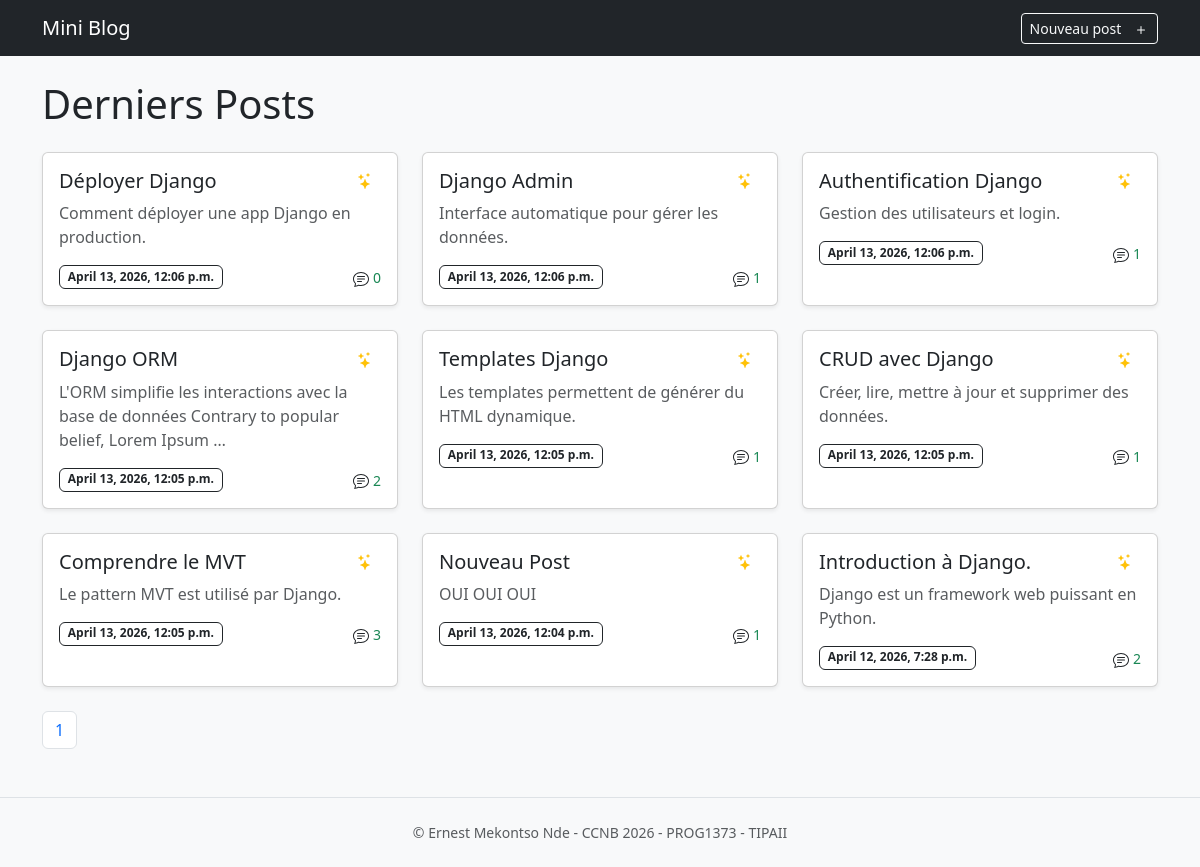
The page / on the database its author committed.
### blog/models.py (models this page shows, shortened)
class Post(models.Model):
    title = models.CharField(max_length=200)
    content = models.TextField()
    created_at = models.DateTimeField(auto_now_add=True)
    updated_at = models.DateTimeField(auto_now=True)

### blog/views.py (the view)
# urls.py: path('', views.index, name='index'),
def index(request):
    posts = Post.objects.all().order_by('-created_at')
    paginator = Paginator(posts, 9)
    page_number = request.GET.get('page')
    page_obj = paginator.get_page(page_number)
    return render(request, 'posts/index.html', {'page_obj': page_obj})

### blog/templates/posts/index.html (shortened to what this page needs)
{% extends 'base.html' %}
{% block content %}
<div class="container">
  <h1 class="mb-4">Derniers Posts</h1>
  <div class="row">
    {% if page_obj %} {% for post in page_obj %}
    <a
      href="{% url 'detail' post.id %}"
      class="col-md-4 mb-4 text-decoration-none"
    >
      <div class="card h-100 shadow-sm">
        <div class="card-body">
          <div class="d-flex justify-content-between">
            <h5 class="card-title">{{ post.title }}</h5>
            <span class="badge text-warning mb-2" title="Cliquez pour lire le post">
            </span >
          </div>
          <p class="card-text text-muted">
            {{ post.content | truncatewords:15 }}
          </p>
          <div class="d-flex justify-content-between">
            <span class="badge border border-dark text-dark"
              >{{ post.created_at }}</span
            >
            <span class="text-dark" title="Nombre de commentaires">
              <span class="small text-success">{{ post.comments.count }}</span>
            </span>
          </div>
        </div>
      </div>
    </a>
    {% endfor %} {% else %}
    <p class="text-center italic">Aucun post trouvé</p>
    {% endif %}
  </div>
  <nav aria-label="Page navigation example">
    <ul class="pagination">
       {% for page in page_obj.paginator.page_range %}
      <li class="page-item">
        <a
          class="page-link"
          href="?page={{ page }}"
          {%
          if
          page=""
          ="page_obj.number"
          %}class="active"
          {%
          endif
          %}
          >{{ page }}</a
        >
      </li>
      {% endfor %}
    </ul>
  </nav>
</div>
{% endblock %}

### blog/templates/base.html (shortened to what this page needs)
<!doctype html>
<html lang="fr">
  <head>
    <link
      href="https://cdn.jsdelivr.net/npm/bootstrap@5.3.8/dist/css/bootstrap.min.css"
      rel="stylesheet"
    />
  </head>
  <body class="bg-light">
    <nav class="navbar navbar-dark bg-dark mb-4">
      <div class="container">
        <a class="navbar-brand" href="{% url 'index' %}">Mini Blog</a>
        <a href="{% url 'create' %}" class="btn btn-outline-light btn-sm"
          >
          Nouveau post
          <span class="ms-2">
            <svg xmlns="http://www.w3.org/2000/svg" width="16" height="16" fill="currentColor" class="bi bi-plus" viewBox="0 0 16 16">
              <path d="M8 4a.5.5 0 0 1 .5.5v3h3a.5.5 0 0 1 0 1h-3v3a.5.5 0 0 1-1 0v-3h-3a.5.5 0 0 1 0-1h3v-3A.5.5 0 0 1 8 4"/>
            </svg>
          </span>
        </a>
      </div>
    </nav>
    {% block content %} {% endblock %}
    <footer class="py-4 mt-5 border-top">
      <div class="container text-center italic">
        <p class="text-muted mb-0 small">
          © Ernest Mekontso Nde - CCNB 2026 - PROG1373 - TIPAII
        </p>
      </div>
    </footer>
  </body>
</html>

### rows shown on the page
Post: title "Déployer Django", content "Comment déployer une app Django en production.", created_at "April 13, 2026, 12:06 p.m.", comments.count "0"
Post: title "Django Admin", content "Interface automatique pour gérer les données.", created_at "April 13, 2026, 12:06 p.m.", comments.count "1"
Post: title "Authentification Django", content "Gestion des utilisateurs et login.", created_at "April 13, 2026, 12:06 p.m.", comments.count "1"
Post: title "Django ORM", content "L'ORM simplifie les interactions avec la base de données Contrary to popular belief, Lorem Ipsum …", created_at "April 13, 2026, 12:05 p.m.", comments.count "2"
Post: title "Templates Django", content "Les templates permettent de générer du HTML dynamique.", created_at "April 13, 2026, 12:05 p.m.", comments.count "1"
Post: title "CRUD avec Django", content "Créer, lire, mettre à jour et supprimer des données.", created_at "April 13, 2026, 12:05 p.m.", comments.count "1"
Post: title "Comprendre le MVT", content "Le pattern MVT est utilisé par Django.", created_at "April 13, 2026, 12:05 p.m.", comments.count "3"
Post: title "Nouveau Post", content "OUI OUI OUI", created_at "April 13, 2026, 12:04 p.m.", comments.count "1"
Post: title "Introduction à Django.", content "Django est un framework web puissant en Python.", created_at "April 12, 2026, 7:28 p.m.", comments.count "2"

### other values the page prints
{{ page }} "1"
